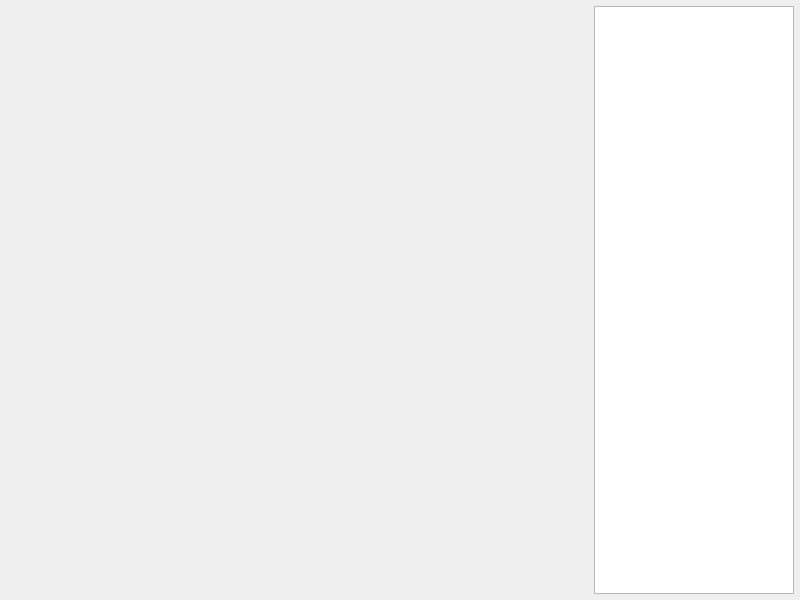
<?xml version="1.0" encoding="UTF-8"?>
<ui version="4.0">
 <class>frmMapImage</class>
 <widget class="QWidget" name="frmMapImage">
  <property name="geometry">
   <rect>
    <x>0</x>
    <y>0</y>
    <width>800</width>
    <height>600</height>
   </rect>
  </property>
  <property name="windowTitle">
   <string>Form</string>
  </property>
  <layout class="QHBoxLayout" name="horizontalLayout">
   <property name="spacing">
    <number>6</number>
   </property>
   <property name="leftMargin">
    <number>6</number>
   </property>
   <property name="topMargin">
    <number>6</number>
   </property>
   <property name="rightMargin">
    <number>6</number>
   </property>
   <property name="bottomMargin">
    <number>6</number>
   </property>
   <item>
    <widget class="QLabel" name="label">
     <property name="sizePolicy">
      <sizepolicy hsizetype="Expanding" vsizetype="Preferred">
       <horstretch>0</horstretch>
       <verstretch>0</verstretch>
      </sizepolicy>
     </property>
     <property name="text">
      <string/>
     </property>
     <property name="alignment">
      <set>Qt::AlignCenter</set>
     </property>
    </widget>
   </item>
   <item>
    <widget class="QListWidget" name="listWidget">
     <property name="maximumSize">
      <size>
       <width>200</width>
       <height>16777215</height>
      </size>
     </property>
     <property name="horizontalScrollBarPolicy">
      <enum>Qt::ScrollBarAlwaysOff</enum>
     </property>
    </widget>
   </item>
  </layout>
 </widget>
 <resources/>
 <connections/>
</ui>
